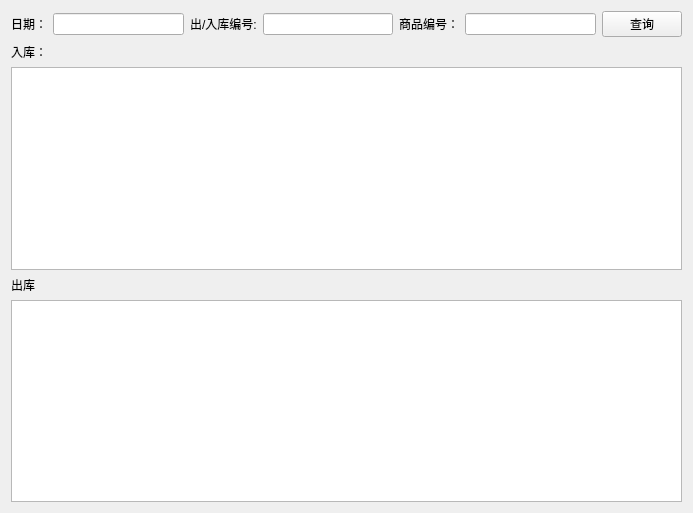
<?xml version="1.0" encoding="UTF-8"?>
<ui version="4.0">
 <class>Form</class>
 <widget class="QWidget" name="Form">
  <property name="geometry">
   <rect>
    <x>0</x>
    <y>0</y>
    <width>693</width>
    <height>513</height>
   </rect>
  </property>
  <property name="windowTitle">
   <string>Form</string>
  </property>
  <layout class="QGridLayout" name="gridLayout">
   <item row="0" column="0">
    <layout class="QVBoxLayout" name="verticalLayout_2">
     <item>
      <layout class="QHBoxLayout" name="horizontalLayout">
       <item>
        <widget class="QLabel" name="label">
         <property name="text">
          <string>日期：</string>
         </property>
        </widget>
       </item>
       <item>
        <widget class="QLineEdit" name="lineEdit"/>
       </item>
       <item>
        <widget class="QLabel" name="label_4">
         <property name="text">
          <string>出/入库编号:</string>
         </property>
        </widget>
       </item>
       <item>
        <widget class="QLineEdit" name="lineEdit_2"/>
       </item>
       <item>
        <widget class="QLabel" name="label_5">
         <property name="text">
          <string>商品编号：</string>
         </property>
        </widget>
       </item>
       <item>
        <widget class="QLineEdit" name="lineEdit_3"/>
       </item>
       <item>
        <widget class="QPushButton" name="chaxun">
         <property name="text">
          <string>查询</string>
         </property>
        </widget>
       </item>
      </layout>
     </item>
     <item>
      <layout class="QVBoxLayout" name="verticalLayout">
       <item>
        <widget class="QLabel" name="label_2">
         <property name="text">
          <string>入库：</string>
         </property>
        </widget>
       </item>
       <item>
        <widget class="QTableWidget" name="tableWidget"/>
       </item>
       <item>
        <widget class="QLabel" name="label_3">
         <property name="text">
          <string>出库</string>
         </property>
        </widget>
       </item>
       <item>
        <widget class="QTableWidget" name="tableWidget_2"/>
       </item>
      </layout>
     </item>
    </layout>
   </item>
  </layout>
 </widget>
 <resources/>
 <connections/>
</ui>
